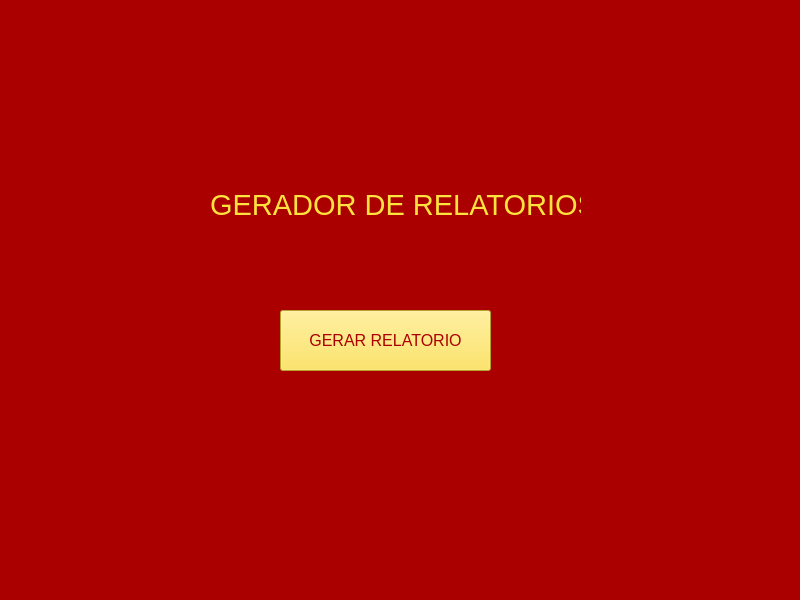
<?xml version="1.0" encoding="UTF-8"?>
<ui version="4.0">
 <class>MainWindow</class>
 <widget class="QMainWindow" name="MainWindow">
  <property name="geometry">
   <rect>
    <x>0</x>
    <y>0</y>
    <width>800</width>
    <height>600</height>
   </rect>
  </property>
  <property name="windowTitle">
   <string>MainWindow</string>
  </property>
  <property name="styleSheet">
   <string notr="true">background-color: rgb(170, 0, 0);</string>
  </property>
  <widget class="QWidget" name="centralwidget">
   <widget class="QPushButton" name="btnGerarRelatorio">
    <property name="geometry">
     <rect>
      <x>280</x>
      <y>310</y>
      <width>211</width>
      <height>61</height>
     </rect>
    </property>
    <property name="palette">
     <palette>
      <active>
       <colorrole role="Button">
        <brush brushstyle="SolidPattern">
         <color alpha="255">
          <red>255</red>
          <green>226</green>
          <blue>62</blue>
         </color>
        </brush>
       </colorrole>
       <colorrole role="ButtonText">
        <brush brushstyle="SolidPattern">
         <color alpha="255">
          <red>170</red>
          <green>0</green>
          <blue>0</blue>
         </color>
        </brush>
       </colorrole>
       <colorrole role="Base">
        <brush brushstyle="SolidPattern">
         <color alpha="255">
          <red>255</red>
          <green>226</green>
          <blue>62</blue>
         </color>
        </brush>
       </colorrole>
       <colorrole role="Window">
        <brush brushstyle="SolidPattern">
         <color alpha="255">
          <red>255</red>
          <green>226</green>
          <blue>62</blue>
         </color>
        </brush>
       </colorrole>
      </active>
      <inactive>
       <colorrole role="Button">
        <brush brushstyle="SolidPattern">
         <color alpha="255">
          <red>255</red>
          <green>226</green>
          <blue>62</blue>
         </color>
        </brush>
       </colorrole>
       <colorrole role="ButtonText">
        <brush brushstyle="SolidPattern">
         <color alpha="255">
          <red>170</red>
          <green>0</green>
          <blue>0</blue>
         </color>
        </brush>
       </colorrole>
       <colorrole role="Base">
        <brush brushstyle="SolidPattern">
         <color alpha="255">
          <red>255</red>
          <green>226</green>
          <blue>62</blue>
         </color>
        </brush>
       </colorrole>
       <colorrole role="Window">
        <brush brushstyle="SolidPattern">
         <color alpha="255">
          <red>255</red>
          <green>226</green>
          <blue>62</blue>
         </color>
        </brush>
       </colorrole>
      </inactive>
      <disabled>
       <colorrole role="Button">
        <brush brushstyle="SolidPattern">
         <color alpha="255">
          <red>255</red>
          <green>226</green>
          <blue>62</blue>
         </color>
        </brush>
       </colorrole>
       <colorrole role="ButtonText">
        <brush brushstyle="SolidPattern">
         <color alpha="255">
          <red>120</red>
          <green>120</green>
          <blue>120</blue>
         </color>
        </brush>
       </colorrole>
       <colorrole role="Base">
        <brush brushstyle="SolidPattern">
         <color alpha="255">
          <red>255</red>
          <green>226</green>
          <blue>62</blue>
         </color>
        </brush>
       </colorrole>
       <colorrole role="Window">
        <brush brushstyle="SolidPattern">
         <color alpha="255">
          <red>255</red>
          <green>226</green>
          <blue>62</blue>
         </color>
        </brush>
       </colorrole>
      </disabled>
     </palette>
    </property>
    <property name="font">
     <font>
      <pointsize>12</pointsize>
     </font>
    </property>
    <property name="layoutDirection">
     <enum>Qt::LeftToRight</enum>
    </property>
    <property name="styleSheet">
     <string notr="true">background-color: rgb(255, 226, 62);</string>
    </property>
    <property name="text">
     <string>GERAR RELATORIO</string>
    </property>
    <property name="autoDefault">
     <bool>false</bool>
    </property>
   </widget>
   <widget class="QLabel" name="label">
    <property name="geometry">
     <rect>
      <x>210</x>
      <y>170</y>
      <width>371</width>
      <height>71</height>
     </rect>
    </property>
    <property name="palette">
     <palette>
      <active>
       <colorrole role="Button">
        <brush brushstyle="SolidPattern">
         <color alpha="255">
          <red>170</red>
          <green>0</green>
          <blue>0</blue>
         </color>
        </brush>
       </colorrole>
       <colorrole role="ButtonText">
        <brush brushstyle="SolidPattern">
         <color alpha="255">
          <red>255</red>
          <green>226</green>
          <blue>62</blue>
         </color>
        </brush>
       </colorrole>
       <colorrole role="Base">
        <brush brushstyle="SolidPattern">
         <color alpha="255">
          <red>170</red>
          <green>0</green>
          <blue>0</blue>
         </color>
        </brush>
       </colorrole>
       <colorrole role="Window">
        <brush brushstyle="SolidPattern">
         <color alpha="255">
          <red>170</red>
          <green>0</green>
          <blue>0</blue>
         </color>
        </brush>
       </colorrole>
      </active>
      <inactive>
       <colorrole role="Button">
        <brush brushstyle="SolidPattern">
         <color alpha="255">
          <red>170</red>
          <green>0</green>
          <blue>0</blue>
         </color>
        </brush>
       </colorrole>
       <colorrole role="ButtonText">
        <brush brushstyle="SolidPattern">
         <color alpha="255">
          <red>255</red>
          <green>226</green>
          <blue>62</blue>
         </color>
        </brush>
       </colorrole>
       <colorrole role="Base">
        <brush brushstyle="SolidPattern">
         <color alpha="255">
          <red>170</red>
          <green>0</green>
          <blue>0</blue>
         </color>
        </brush>
       </colorrole>
       <colorrole role="Window">
        <brush brushstyle="SolidPattern">
         <color alpha="255">
          <red>170</red>
          <green>0</green>
          <blue>0</blue>
         </color>
        </brush>
       </colorrole>
      </inactive>
      <disabled>
       <colorrole role="Button">
        <brush brushstyle="SolidPattern">
         <color alpha="255">
          <red>170</red>
          <green>0</green>
          <blue>0</blue>
         </color>
        </brush>
       </colorrole>
       <colorrole role="ButtonText">
        <brush brushstyle="SolidPattern">
         <color alpha="255">
          <red>120</red>
          <green>120</green>
          <blue>120</blue>
         </color>
        </brush>
       </colorrole>
       <colorrole role="Base">
        <brush brushstyle="SolidPattern">
         <color alpha="255">
          <red>170</red>
          <green>0</green>
          <blue>0</blue>
         </color>
        </brush>
       </colorrole>
       <colorrole role="Window">
        <brush brushstyle="SolidPattern">
         <color alpha="255">
          <red>170</red>
          <green>0</green>
          <blue>0</blue>
         </color>
        </brush>
       </colorrole>
      </disabled>
     </palette>
    </property>
    <property name="font">
     <font>
      <pointsize>15</pointsize>
     </font>
    </property>
    <property name="frameShadow">
     <enum>QFrame::Plain</enum>
    </property>
    <property name="text">
     <string>&lt;html&gt;&lt;head/&gt;&lt;body&gt;&lt;p&gt;&lt;span style=&quot; font-size:22pt; color:#ffe23e;&quot;&gt;GERADOR DE RELATORIOS&lt;/span&gt;&lt;/p&gt;&lt;/body&gt;&lt;/html&gt;</string>
    </property>
    <property name="textFormat">
     <enum>Qt::AutoText</enum>
    </property>
    <property name="alignment">
     <set>Qt::AlignCenter</set>
    </property>
   </widget>
  </widget>
  <widget class="QStatusBar" name="statusbar"/>
 </widget>
 <resources>
  <include location="icons.qrc"/>
 </resources>
 <connections/>
</ui>
